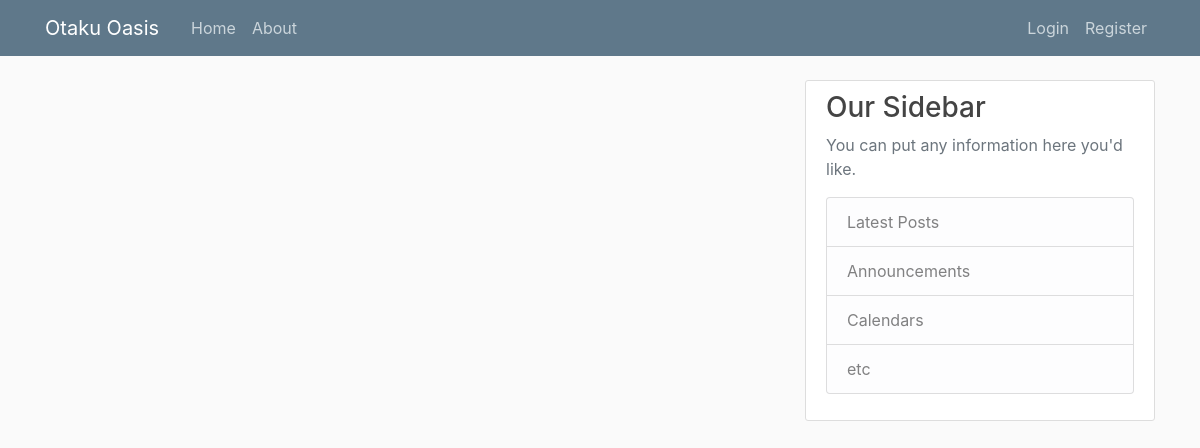
The app's page /home, older data.
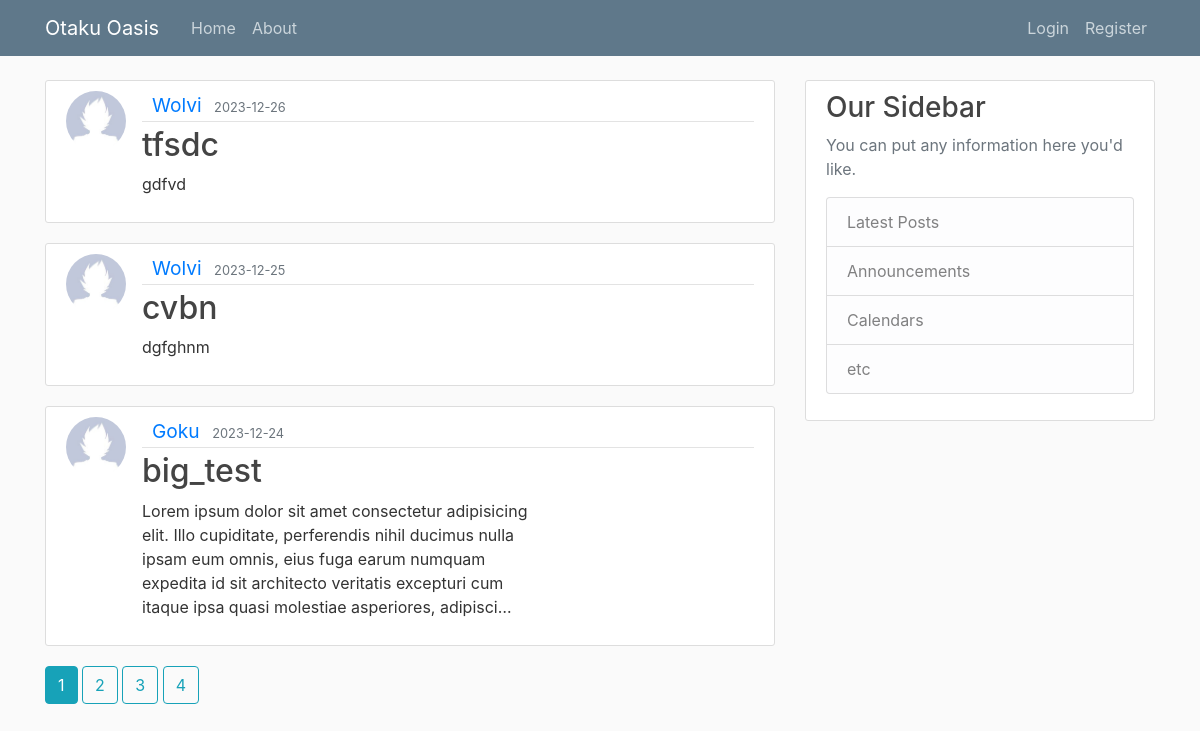
The same page, newer data.
### application/models.py (models this page shows, shortened)
class Post(db.Model):
    id = db.Column(db.Integer, primary_key = True)
    title = db.Column(db.String(100), nullable= False)
    date_posted = db.Column(db.DateTime, nullable= False, default = datetime.utcnow) # no parenthesis cause we need the function not the time right now
    content = db.Column(db.Text, nullable=False)
    user_id = db.Column(db.Integer, db.ForeignKey('user.id'), nullable=False)

class User(db.Model, UserMixin):
    id = db.Column(db.Integer, primary_key = True)
    username = db.Column(db.String(20), unique =True , nullable = False)
    email = db.Column(db.String(120), unique =True , nullable = False)
    image_file = db.Column(db.String(20), nullable = False, default = 'default.jpg')
    password = db.Column(db.String(60),  nullable = False)
    posts = db.relationship('Post', backref='author', lazy=True) # data is not loaded unless actually needed (lazy collection)

### application/main/routes.py (the view)
@main.route('/')
@main.route('/home')
def home():
    page = request.args.get('page', 1, type=int)
    posts = Post.query.order_by(Post.date_posted.desc()).paginate(page = page,per_page=3)
    return render_template('home.html', posts=posts)

### application/templates/home.html
{% extends "layout.html" %}
{% block content %}
<body>
    {% for post in posts.items %}
        <article class="media content-section">
            <img class ="rounded-circle article-img" src="{{url_for('static', filename ='profile_pics/'+ post.author.image_file)}}" style="width: 60px; height: 60px;">
            <div class="media-body">
                <div class="article-metadata" style="display: flex; align-items: center;">
                    <div style="margin-left: 10px;">
                        <a class="mr-2" style="font-size:larger; text-decoration: none; margin-top: 10px;" href="{{url_for('users.user_posts', username = post.author.username)}}">{{post.author.username }}</a>
                        <small class="text-muted">{{ post.date_posted.strftime('%Y-%m-%d') }}</small>
                    </div>
                </div>
                <h2><a class="article-title" style="text-decoration: none;" href="{{url_for('posts.post', post_id=post.id)}}">{{ post.title }}</a></h2>
                <p class="article-content-home">{{ post.content }}</p>
            </div>
        </article>
    {% endfor %}
    {% for page_num in posts.iter_pages(left_edge=1, right_edge=1, left_current=1, right_current=2) %}
    {% if page_num %}
      {% if posts.page == page_num %}
        <a class="btn btn-info mb-4" href="{{ url_for('main.home', page=page_num) }}">{{ page_num }}</a>
      {% else %}
        <a class="btn btn-outline-info mb-4" href="{{ url_for('main.home', page=page_num) }}">{{ page_num }}</a>
      {% endif %}
    {% else %}
      ...
    {% endif %}
  {% endfor %}
</body>
{% endblock content %}

### application/templates/layout.html (shortened to what this page needs)
<!DOCTYPE html>
<html>
<head>
    <link rel="stylesheet" href="https://maxcdn.bootstrapcdn.com/bootstrap/4.0.0/css/bootstrap.min.css">
    <link rel="stylesheet" type="text/css" href="{{ url_for('static', filename='main.css') }}">
</head>
<body>
    <header class="site-header">
      <nav class="navbar navbar-expand-md navbar-dark bg-steel fixed-top">
        <div class="container">
          <a class="navbar-brand mr-4" href="/">Otaku Oasis</a>
          <div class="collapse navbar-collapse" id="navbarToggle">
            <div class="navbar-nav mr-auto">
              <a class="nav-item nav-link" href="{{ url_for('main.home') }}">Home</a>
              <a class="nav-item nav-link" href="{{ url_for('main.about') }}">About</a>
            </div>
            <div class="navbar-nav">
              {% if current_user.is_authenticated %}
                <a class="nav-item nav-link" href="{{ url_for('posts.new_post') }}">New Post</a>
                <a class="nav-item nav-link" href="{{ url_for('users.account') }}">Account</a>
                <a class="nav-item nav-link" href="{{ url_for('users.logout') }}">Logout</a>
              {% else %}
                <a class="nav-item nav-link" href="{{ url_for('users.login') }}">Login</a>
                <a class="nav-item nav-link" href="{{ url_for('users.register') }}">Register</a>
              {% endif %}
            </div>
          </div>
        </div>
      </nav>
    </header>
    <main role="main" class="container">
      <div class="row">
        <div class="col-md-8">
          {% block content %}{% endblock %}
        </div>
        <div class="col-md-4">
          <div class="content-section">
            <h3>Our Sidebar</h3>
            <p class='text-muted'>You can put any information here you'd like.
              <ul class="list-group">
                <li class="list-group-item list-group-item-light">Latest Posts</li>
                <li class="list-group-item list-group-item-light">Announcements</li>
                <li class="list-group-item list-group-item-light">Calendars</li>
                <li class="list-group-item list-group-item-light">etc</li>
              </ul>
            </p>
          </div>
        </div>
      </div>
    </main>
</body>
</html>

### application/static/main.css (style rules this page uses)
body { background: #fafafa; color: #333333; margin-top: 5rem; }
h1, h2, h3, h4, h5, h6 { color: #444444; }
.bg-steel { background-color: #5f788a; }
.site-header .navbar-nav .nav-link { color: #cbd5db; }
.content-section { background: #ffffff; padding: 10px 20px; border: 1px solid #dddddd; border-radius: 3px; margin-bottom: 20px; }
.article-title { color: #444444; }
.article-content-home { white-space: pre-line; word-wrap: break-word; display: -webkit-box; -webkit-line-clamp: 5; -webkit-box-orient: vertical; overflow-wrap: break-word; text-overflow: ellipsis; overflow: hidden; max-width: 39ch; }
.article-img { height: 65px; width: 65px; margin-right: 16px; }
.article-metadata { padding-bottom: 1px; margin-bottom: 4px; border-bottom: 1px solid #e3e3e3 }

Row changes from the older to the newer data that the page shows:
added Post: image_file (placeholder picture), author.username "Wolvi", date_posted "2023-12-26", title "tfsdc", content "gdfvd"
added Post: image_file (placeholder picture), author.username "Wolvi", date_posted "2023-12-25", title "cvbn", content "dgfghnm"
added Post: image_file (placeholder picture), author.username "Goku", date_posted "2023-12-24", title "big_test", content "Lorem ipsum dolor sit amet consectetur adipisicing elit. Illo cupiditate, perferendis nihil ducimus nulla ipsam eum omnis, eius fuga earum numquam expedita id sit architecto veritatis excepturi cum itaque ipsa quasi molestiae asperiores,…"
Text that changed along with them:
new list line: "1"
new list line: "2"
new list line: "3"
new list line: "4"
